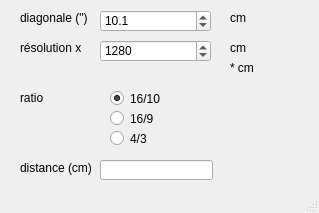
<?xml version="1.0" encoding="UTF-8"?>
<ui version="4.0">
 <class>MainWindow</class>
 <widget class="QMainWindow" name="MainWindow">
  <property name="geometry">
   <rect>
    <x>0</x>
    <y>0</y>
    <width>319</width>
    <height>213</height>
   </rect>
  </property>
  <property name="windowTitle">
   <string>CalculeDistanceEcranQt</string>
  </property>
  <widget class="QWidget" name="centralWidget">
   <widget class="QRadioButton" name="radioButton1610">
    <property name="geometry">
     <rect>
      <x>110</x>
      <y>90</y>
      <width>82</width>
      <height>17</height>
     </rect>
    </property>
    <property name="text">
     <string>16/10</string>
    </property>
    <property name="checked">
     <bool>true</bool>
    </property>
   </widget>
   <widget class="QRadioButton" name="radioButton169">
    <property name="geometry">
     <rect>
      <x>110</x>
      <y>110</y>
      <width>82</width>
      <height>17</height>
     </rect>
    </property>
    <property name="text">
     <string>16/9</string>
    </property>
   </widget>
   <widget class="QRadioButton" name="radioButton43">
    <property name="geometry">
     <rect>
      <x>110</x>
      <y>130</y>
      <width>82</width>
      <height>17</height>
     </rect>
    </property>
    <property name="text">
     <string>4/3</string>
    </property>
   </widget>
   <widget class="QLineEdit" name="distance">
    <property name="geometry">
     <rect>
      <x>100</x>
      <y>160</y>
      <width>113</width>
      <height>20</height>
     </rect>
    </property>
   </widget>
   <widget class="QLabel" name="label">
    <property name="geometry">
     <rect>
      <x>20</x>
      <y>10</y>
      <width>71</width>
      <height>16</height>
     </rect>
    </property>
    <property name="text">
     <string>diagonale (&quot;)</string>
    </property>
   </widget>
   <widget class="QLabel" name="label_2">
    <property name="geometry">
     <rect>
      <x>20</x>
      <y>40</y>
      <width>71</width>
      <height>16</height>
     </rect>
    </property>
    <property name="text">
     <string>résolution x</string>
    </property>
   </widget>
   <widget class="QLabel" name="label_3">
    <property name="geometry">
     <rect>
      <x>20</x>
      <y>160</y>
      <width>71</width>
      <height>16</height>
     </rect>
    </property>
    <property name="text">
     <string>distance (cm)</string>
    </property>
   </widget>
   <widget class="QLabel" name="sizeCm">
    <property name="geometry">
     <rect>
      <x>230</x>
      <y>10</y>
      <width>71</width>
      <height>16</height>
     </rect>
    </property>
    <property name="text">
     <string>cm</string>
    </property>
   </widget>
   <widget class="QLabel" name="label_6">
    <property name="geometry">
     <rect>
      <x>20</x>
      <y>90</y>
      <width>71</width>
      <height>16</height>
     </rect>
    </property>
    <property name="text">
     <string>ratio</string>
    </property>
   </widget>
   <widget class="QSpinBox" name="resolutionX">
    <property name="geometry">
     <rect>
      <x>100</x>
      <y>40</y>
      <width>111</width>
      <height>22</height>
     </rect>
    </property>
    <property name="minimum">
     <number>0</number>
    </property>
    <property name="maximum">
     <number>65535</number>
    </property>
    <property name="value">
     <number>1280</number>
    </property>
   </widget>
   <widget class="QDoubleSpinBox" name="size">
    <property name="geometry">
     <rect>
      <x>100</x>
      <y>10</y>
      <width>111</width>
      <height>22</height>
     </rect>
    </property>
    <property name="decimals">
     <number>1</number>
    </property>
    <property name="maximum">
     <double>1000.000000000000000</double>
    </property>
    <property name="value">
     <double>10.100000000000000</double>
    </property>
   </widget>
   <widget class="QLabel" name="widthCm">
    <property name="geometry">
     <rect>
      <x>230</x>
      <y>40</y>
      <width>71</width>
      <height>16</height>
     </rect>
    </property>
    <property name="text">
     <string>cm</string>
    </property>
   </widget>
   <widget class="QLabel" name="heightCm">
    <property name="geometry">
     <rect>
      <x>230</x>
      <y>60</y>
      <width>71</width>
      <height>16</height>
     </rect>
    </property>
    <property name="text">
     <string>* cm</string>
    </property>
   </widget>
  </widget>
  <widget class="QStatusBar" name="statusBar"/>
 </widget>
 <layoutdefault spacing="6" margin="11"/>
 <resources/>
 <connections/>
</ui>
